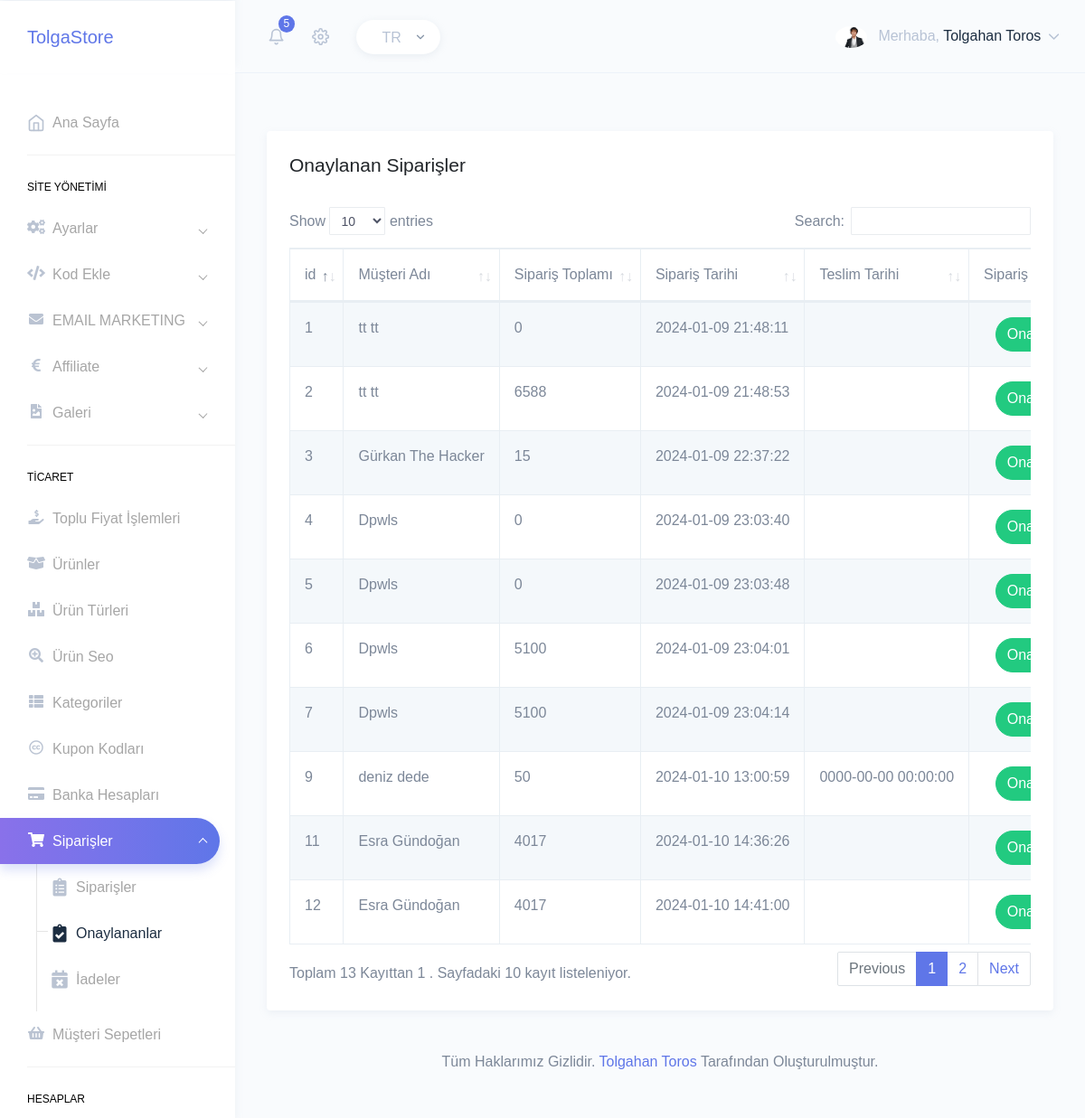
Page /src/html/siparisler-onaylanan.php (signed in) on the committed database.
### tables this page shows
CREATE TABLE `siparisler` (
  `id` int(11) NOT NULL,
  `users_id` varchar(250) NOT NULL,
  `urunler_id` longtext NOT NULL,
  `siparis_indirim_miktari` int(11) NOT NULL,
  `siparis_toplam` int(11) NOT NULL,
  `siparis_adres` varchar(1000) NOT NULL,
  `siparis_ip` varchar(50) NOT NULL,
  `siparis_tarih` datetime NOT NULL DEFAULT current_timestamp(),
  `siparis_teslimtarih` datetime DEFAULT NULL,
  `siparis_odeme` enum('0','1') DEFAULT '0',
  `siparis_islem_no` int(15) NOT NULL,
  `affiliate_id` int(11) NOT NULL,
  `kargo_takip` varchar(500) NOT NULL,
  `siparis_durum` enum('0','1','2') NOT NULL DEFAULT '0'
);

CREATE TABLE `users` (
  `users_id` int(11) NOT NULL,
  `users_namesurname` varchar(50) NOT NULL,
  `users_file` varchar(50) NOT NULL,
  `users_mail` varchar(250) NOT NULL,
  `users_phone` varchar(250) NOT NULL,
  `users_gender` enum('kadin','erkek','unisex') NOT NULL,
  `users_address` varchar(1000) NOT NULL,
  `users_birth` date NOT NULL,
  `users_membership` datetime NOT NULL DEFAULT current_timestamp(),
  `users_pass` varchar(50) NOT NULL,
  `users_mail_status` varchar(255) NOT NULL,
  `users_status` enum('0','1') NOT NULL DEFAULT '1'
);

### src/netting/class.crud.php (called while the page is built, shortened)
<?php
class crud{
	public $db;
	private $dbhost=DBHOST;
	private $dbuser=DBUSER;
	private $dbpass=DBPWD;
	private $dbname=DBNAME;
	function __construct(){
		try {
			$this->db=new PDO('mysql:host='.$this->dbhost.';dbname='.$this->dbname.';charset=utf8',$this->dbuser,$this->dbpass);
		} catch (Exception $e) {
			die("Veritabanı Bağlantısı Başarısız: ".$e->getMessage());
		}
	}
public function wread2($table,$columns,$values,$options=[]){
	try {
		if (isset($options['columns_name']) && empty($options['limit'])) {
			$stmt=$this->db->prepare("SELECT * FROM $table WHERE $columns=? ORDER BY {$options['columns_name']} {$options['columns_sort']}");
		}elseif(isset($options['columns_name']) && isset($options['limit'])){
			$stmt=$this->db->prepare("SELECT * FROM $table WHERE $columns=? ORDER BY {$options['columns_name']} {$options['columns_sort']} LIMIT {$options['limit']}");
		}else{
			$stmt=$this->db->prepare("SELECT * FROM $table WHERE $columns=?");
		}
		$stmt->execute([htmlspecialchars($values)]);
		return $stmt;
	} catch (Exception $e) {
		return ['status' => FALSE,'error' => $e->getMessage()];
	}
}
}
?>

### src/html/siparisler-onaylanan.php (the view, shortened to what this page needs)
<!DOCTYPE html>
<html dir="ltr" lang="en">
<head>
	<link href="../assets/extra-libs/c3/c3.min.css" rel="stylesheet">
	<link href="../assets/libs/chartist/dist/chartist.min.css" rel="stylesheet">
	<link href="../assets/extra-libs/jvector/jquery-jvectormap-2.0.2.css" rel="stylesheet" />
	<link href="../dist/css/style.min.css" rel="stylesheet">
	<link href="../assets/extra-libs/datatables.net-bs4/css/dataTables.bootstrap4.css" rel="stylesheet">
</head>
<body>
    <div id="main-wrapper" data-theme="light" data-layout="vertical" data-navbarbg="skin6" data-sidebartype="full"
    data-sidebar-position="fixed" data-header-position="fixed" data-boxed-layout="full">
    <?php require_once 'header.php'; ?>
    <?php require_once 'sidebar.php'; ?>
    <div class="page-wrapper">
    	<div class="page-breadcrumb">
    	</div>
    	<div class="container-fluid">
    		<div class="row">
    			<div class="col-12">
    				<div class="card">
    					<div class="card-body">
                          <div class="d-flex align-items-center mb-4">
                              <h3 class="card-title">Onaylanan Siparişler</h3>
                          </div>
                        <div class="table-responsive">
                           <table id="zero_config" class="table table-striped table-bordered no-wrap">
                            <thead>
                             <tr>
                              <th>id</th>
                              <th>Müşteri Adı</th>
                              <th>Sipariş Toplamı</th>
                              <th>Sipariş Tarihi</th>
                              <th>Teslim Tarihi</th>
                              <th>Sipariş Durumu</th>
                          </tr>
                      </thead>
                      <tbody>
                         <?php
                         $siparissor = $db->wread2("siparisler","siparis_durum",1);
                         while ($sipariscek=$siparissor->Fetch(PDO::FETCH_ASSOC)) {
                          ?>
                          <tr>
                           <td><?php echo $sipariscek['id'] ?></td>
                           <td>
                            <?php  $kullanici = $sipariscek['users_id'];
                            $kullanici_cek = $db->wread2("users","users_id",$kullanici);
                            $kullanici_cek = $kullanici_cek->fetch(PDO::FETCH_ASSOC);
                            echo $kullanici_cek['users_namesurname'];
                            ?>
                        </td>
                        <td><?php echo $sipariscek['siparis_toplam'] ?></td>
                        <td><?php echo $sipariscek['siparis_tarih'] ?></td>
                        <td><?php echo $sipariscek['siparis_teslimtarih'] ?></td>
                        <td align="center">
                            <?php
                            if($sipariscek['siparis_durum']==1){
                             ?>
                             <a href="#">
                              <button type="button" class="btn btn-success btn-rounded">Onaylandı</button>
                          </a>
                          <?php
                      }else{
                         ?>
                         <a href="#">
                          <button type="button" class="btn btn-danger btn-rounded">Beklemede</button>
                      </a>
                      <?php } ?>
                  </td>
                 </div>
             </div>
</tr>
<?php } ?>
<?php require_once 'footer.php'; ?>
</body>
</html>

### rows in the picture
siparisler: id "1", users.users_namesurname "tt tt", siparis_toplam "0", siparis_tarih "2024-01-09 21:48:11", siparis_durum "Onaylandı"
siparisler: id "2", users.users_namesurname "tt tt", siparis_toplam "6588", siparis_tarih "2024-01-09 21:48:53", siparis_durum "Onaylandı"
siparisler: id "3", users.users_namesurname "Gürkan The Hacker", siparis_toplam "15", siparis_tarih "2024-01-09 22:37:22", siparis_durum "Onaylandı"
siparisler: id "4", users.users_namesurname "Dpwls", siparis_toplam "0", siparis_tarih "2024-01-09 23:03:40", siparis_durum "Onaylandı"
siparisler: id "5", users.users_namesurname "Dpwls", siparis_toplam "0", siparis_tarih "2024-01-09 23:03:48", siparis_durum "Onaylandı"
siparisler: id "6", users.users_namesurname "Dpwls", siparis_toplam "5100", siparis_tarih "2024-01-09 23:04:01", siparis_durum "Onaylandı"
siparisler: id "7", users.users_namesurname "Dpwls", siparis_toplam "5100", siparis_tarih "2024-01-09 23:04:14", siparis_durum "Onaylandı"
siparisler: id "9", users.users_namesurname "deniz dede", siparis_toplam "50", siparis_tarih "2024-01-10 13:00:59", siparis_teslimtarih "0000-00-00 00:00:00", siparis_durum "Onaylandı"
siparisler: id "11", users.users_namesurname "Esra Gündoğan", siparis_toplam "4017", siparis_tarih "2024-01-10 14:36:26", siparis_durum "Onaylandı"
siparisler: id "12", users.users_namesurname "Esra Gündoğan", siparis_toplam "4017", siparis_tarih "2024-01-10 14:41:00", siparis_durum "Onaylandı"

### other values in the picture
$_SESSION['admins']['admins_namesurname'] "Tolgahan Toros"
